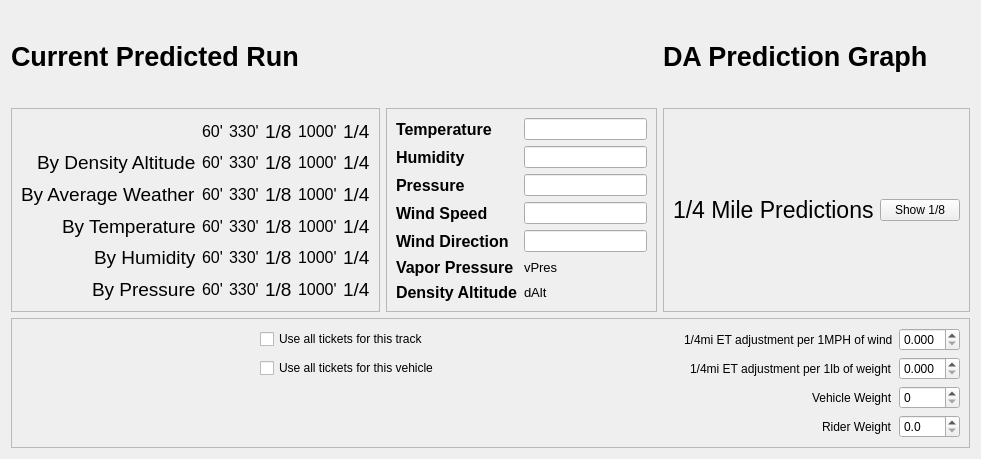
<?xml version="1.0" encoding="UTF-8"?>
<ui version="4.0">
 <class>CalculatorTab</class>
 <widget class="QWidget" name="CalculatorTab">
  <property name="geometry">
   <rect>
    <x>0</x>
    <y>0</y>
    <width>981</width>
    <height>459</height>
   </rect>
  </property>
  <property name="windowTitle">
   <string>Form</string>
  </property>
  <layout class="QGridLayout" name="gridLayout">
   <item row="1" column="2">
    <widget class="QFrame" name="graphFrame">
     <property name="frameShape">
      <enum>QFrame::StyledPanel</enum>
     </property>
     <property name="frameShadow">
      <enum>QFrame::Raised</enum>
     </property>
     <layout class="QGridLayout" name="gridLayout_6">
      <item row="0" column="1">
       <widget class="QPushButton" name="lengthToggleButton">
        <property name="text">
         <string>Show 1/8</string>
        </property>
       </widget>
      </item>
      <item row="0" column="0" alignment="Qt::AlignHCenter">
       <widget class="QLabel" name="lengthLabel">
        <property name="font">
         <font>
          <pointsize>17</pointsize>
         </font>
        </property>
        <property name="text">
         <string>1/4 Mile Predictions</string>
        </property>
       </widget>
      </item>
     </layout>
    </widget>
   </item>
   <item row="1" column="0">
    <widget class="QFrame" name="currentPFrame">
     <property name="frameShape">
      <enum>QFrame::StyledPanel</enum>
     </property>
     <property name="frameShadow">
      <enum>QFrame::Raised</enum>
     </property>
     <layout class="QGridLayout" name="gridLayout_3">
      <item row="2" column="0" alignment="Qt::AlignRight">
       <widget class="QLabel" name="averageLabel">
        <property name="font">
         <font>
          <pointsize>14</pointsize>
         </font>
        </property>
        <property name="text">
         <string>By Average Weather</string>
        </property>
       </widget>
      </item>
      <item row="1" column="2" alignment="Qt::AlignHCenter">
       <widget class="QLabel" name="threeThirtyD">
        <property name="font">
         <font>
          <pointsize>12</pointsize>
         </font>
        </property>
        <property name="text">
         <string>330'</string>
        </property>
       </widget>
      </item>
      <item row="0" column="3" alignment="Qt::AlignHCenter">
       <widget class="QLabel" name="eighthLabel">
        <property name="font">
         <font>
          <pointsize>14</pointsize>
         </font>
        </property>
        <property name="text">
         <string>1/8</string>
        </property>
       </widget>
      </item>
      <item row="3" column="3" alignment="Qt::AlignHCenter">
       <widget class="QLabel" name="eighthT">
        <property name="font">
         <font>
          <pointsize>14</pointsize>
         </font>
        </property>
        <property name="text">
         <string>1/8</string>
        </property>
       </widget>
      </item>
      <item row="2" column="3" alignment="Qt::AlignHCenter">
       <widget class="QLabel" name="eighthA">
        <property name="font">
         <font>
          <pointsize>14</pointsize>
         </font>
        </property>
        <property name="text">
         <string>1/8</string>
        </property>
       </widget>
      </item>
      <item row="3" column="4" alignment="Qt::AlignHCenter">
       <widget class="QLabel" name="thousandT">
        <property name="font">
         <font>
          <pointsize>12</pointsize>
         </font>
        </property>
        <property name="text">
         <string>1000'</string>
        </property>
       </widget>
      </item>
      <item row="4" column="1" alignment="Qt::AlignHCenter">
       <widget class="QLabel" name="sixtyH">
        <property name="font">
         <font>
          <pointsize>12</pointsize>
         </font>
        </property>
        <property name="text">
         <string>60'</string>
        </property>
       </widget>
      </item>
      <item row="1" column="5" alignment="Qt::AlignHCenter">
       <widget class="QLabel" name="quarterD">
        <property name="font">
         <font>
          <pointsize>14</pointsize>
         </font>
        </property>
        <property name="text">
         <string>1/4</string>
        </property>
       </widget>
      </item>
      <item row="4" column="3" alignment="Qt::AlignHCenter">
       <widget class="QLabel" name="eighthH">
        <property name="font">
         <font>
          <pointsize>14</pointsize>
         </font>
        </property>
        <property name="text">
         <string>1/8</string>
        </property>
       </widget>
      </item>
      <item row="0" column="4" alignment="Qt::AlignHCenter">
       <widget class="QLabel" name="thousandLabel">
        <property name="font">
         <font>
          <pointsize>12</pointsize>
         </font>
        </property>
        <property name="text">
         <string>1000'</string>
        </property>
       </widget>
      </item>
      <item row="2" column="5" alignment="Qt::AlignHCenter">
       <widget class="QLabel" name="quarterA">
        <property name="font">
         <font>
          <pointsize>14</pointsize>
         </font>
        </property>
        <property name="text">
         <string>1/4</string>
        </property>
       </widget>
      </item>
      <item row="0" column="5" alignment="Qt::AlignHCenter">
       <widget class="QLabel" name="quarterLabel">
        <property name="font">
         <font>
          <pointsize>14</pointsize>
         </font>
        </property>
        <property name="text">
         <string>1/4</string>
        </property>
       </widget>
      </item>
      <item row="5" column="0" alignment="Qt::AlignRight">
       <widget class="QLabel" name="pressureLabel">
        <property name="font">
         <font>
          <pointsize>14</pointsize>
         </font>
        </property>
        <property name="text">
         <string>By Pressure</string>
        </property>
       </widget>
      </item>
      <item row="0" column="2" alignment="Qt::AlignHCenter">
       <widget class="QLabel" name="threeThirtyLabel">
        <property name="font">
         <font>
          <pointsize>12</pointsize>
         </font>
        </property>
        <property name="text">
         <string>330'</string>
        </property>
       </widget>
      </item>
      <item row="4" column="2" alignment="Qt::AlignHCenter">
       <widget class="QLabel" name="threeThirtyH">
        <property name="font">
         <font>
          <pointsize>12</pointsize>
         </font>
        </property>
        <property name="text">
         <string>330'</string>
        </property>
       </widget>
      </item>
      <item row="5" column="2" alignment="Qt::AlignHCenter">
       <widget class="QLabel" name="threeThirtyP">
        <property name="font">
         <font>
          <pointsize>12</pointsize>
         </font>
        </property>
        <property name="text">
         <string>330'</string>
        </property>
       </widget>
      </item>
      <item row="5" column="3" alignment="Qt::AlignHCenter">
       <widget class="QLabel" name="eighthP">
        <property name="font">
         <font>
          <pointsize>14</pointsize>
         </font>
        </property>
        <property name="text">
         <string>1/8</string>
        </property>
       </widget>
      </item>
      <item row="1" column="1" alignment="Qt::AlignHCenter">
       <widget class="QLabel" name="sixtyD">
        <property name="font">
         <font>
          <pointsize>12</pointsize>
         </font>
        </property>
        <property name="text">
         <string>60'</string>
        </property>
       </widget>
      </item>
      <item row="5" column="4" alignment="Qt::AlignHCenter">
       <widget class="QLabel" name="thousandP">
        <property name="font">
         <font>
          <pointsize>12</pointsize>
         </font>
        </property>
        <property name="text">
         <string>1000'</string>
        </property>
       </widget>
      </item>
      <item row="2" column="1" alignment="Qt::AlignHCenter">
       <widget class="QLabel" name="sixtyA">
        <property name="font">
         <font>
          <pointsize>12</pointsize>
         </font>
        </property>
        <property name="text">
         <string>60'</string>
        </property>
       </widget>
      </item>
      <item row="1" column="4" alignment="Qt::AlignHCenter">
       <widget class="QLabel" name="thousandD">
        <property name="font">
         <font>
          <pointsize>12</pointsize>
         </font>
        </property>
        <property name="text">
         <string>1000'</string>
        </property>
       </widget>
      </item>
      <item row="2" column="4" alignment="Qt::AlignHCenter">
       <widget class="QLabel" name="thousandA">
        <property name="font">
         <font>
          <pointsize>12</pointsize>
         </font>
        </property>
        <property name="text">
         <string>1000'</string>
        </property>
       </widget>
      </item>
      <item row="3" column="1" alignment="Qt::AlignHCenter">
       <widget class="QLabel" name="sixtyT">
        <property name="font">
         <font>
          <pointsize>12</pointsize>
         </font>
        </property>
        <property name="text">
         <string>60'</string>
        </property>
       </widget>
      </item>
      <item row="3" column="2" alignment="Qt::AlignHCenter">
       <widget class="QLabel" name="threeThirtyT">
        <property name="font">
         <font>
          <pointsize>12</pointsize>
         </font>
        </property>
        <property name="text">
         <string>330'</string>
        </property>
       </widget>
      </item>
      <item row="4" column="0" alignment="Qt::AlignRight">
       <widget class="QLabel" name="humidityLabel">
        <property name="font">
         <font>
          <pointsize>14</pointsize>
         </font>
        </property>
        <property name="text">
         <string>By Humidity</string>
        </property>
       </widget>
      </item>
      <item row="0" column="1" alignment="Qt::AlignHCenter">
       <widget class="QLabel" name="sixtyLabel">
        <property name="font">
         <font>
          <pointsize>12</pointsize>
         </font>
        </property>
        <property name="text">
         <string>60'</string>
        </property>
       </widget>
      </item>
      <item row="1" column="0" alignment="Qt::AlignRight">
       <widget class="QLabel" name="densityALabel">
        <property name="font">
         <font>
          <pointsize>14</pointsize>
         </font>
        </property>
        <property name="text">
         <string>By Density Altitude</string>
        </property>
       </widget>
      </item>
      <item row="4" column="4" alignment="Qt::AlignHCenter">
       <widget class="QLabel" name="thousandH">
        <property name="font">
         <font>
          <pointsize>12</pointsize>
         </font>
        </property>
        <property name="text">
         <string>1000'</string>
        </property>
       </widget>
      </item>
      <item row="3" column="5" alignment="Qt::AlignHCenter">
       <widget class="QLabel" name="quarterT">
        <property name="font">
         <font>
          <pointsize>14</pointsize>
         </font>
        </property>
        <property name="text">
         <string>1/4</string>
        </property>
       </widget>
      </item>
      <item row="2" column="2" alignment="Qt::AlignHCenter">
       <widget class="QLabel" name="threeThirtyA">
        <property name="font">
         <font>
          <pointsize>12</pointsize>
         </font>
        </property>
        <property name="text">
         <string>330'</string>
        </property>
       </widget>
      </item>
      <item row="1" column="3" alignment="Qt::AlignHCenter">
       <widget class="QLabel" name="eighthD">
        <property name="font">
         <font>
          <pointsize>14</pointsize>
         </font>
        </property>
        <property name="text">
         <string>1/8</string>
        </property>
       </widget>
      </item>
      <item row="3" column="0" alignment="Qt::AlignRight">
       <widget class="QLabel" name="temperatureLabel">
        <property name="font">
         <font>
          <pointsize>14</pointsize>
         </font>
        </property>
        <property name="text">
         <string>By Temperature</string>
        </property>
       </widget>
      </item>
      <item row="5" column="1" alignment="Qt::AlignHCenter">
       <widget class="QLabel" name="sixtyP">
        <property name="font">
         <font>
          <pointsize>12</pointsize>
         </font>
        </property>
        <property name="text">
         <string>60'</string>
        </property>
       </widget>
      </item>
      <item row="4" column="5" alignment="Qt::AlignHCenter">
       <widget class="QLabel" name="quarterH">
        <property name="font">
         <font>
          <pointsize>14</pointsize>
         </font>
        </property>
        <property name="text">
         <string>1/4</string>
        </property>
       </widget>
      </item>
      <item row="5" column="5" alignment="Qt::AlignHCenter">
       <widget class="QLabel" name="quarterP">
        <property name="font">
         <font>
          <pointsize>14</pointsize>
         </font>
        </property>
        <property name="text">
         <string>1/4</string>
        </property>
       </widget>
      </item>
     </layout>
    </widget>
   </item>
   <item row="3" column="0" colspan="3">
    <widget class="QFrame" name="settingsFrame">
     <property name="frameShape">
      <enum>QFrame::StyledPanel</enum>
     </property>
     <property name="frameShadow">
      <enum>QFrame::Raised</enum>
     </property>
     <layout class="QGridLayout" name="gridLayout_4">
      <item row="4" column="3">
       <spacer name="horizontalSpacer">
        <property name="orientation">
         <enum>Qt::Horizontal</enum>
        </property>
        <property name="sizeHint" stdset="0">
         <size>
          <width>40</width>
          <height>20</height>
         </size>
        </property>
       </spacer>
      </item>
      <item row="4" column="10">
       <widget class="QDoubleSpinBox" name="windAdjustmentSpinBox">
        <property name="decimals">
         <number>3</number>
        </property>
        <property name="maximum">
         <double>0.990000000000000</double>
        </property>
        <property name="singleStep">
         <double>0.001000000000000</double>
        </property>
       </widget>
      </item>
      <item row="4" column="1">
       <spacer name="horizontalSpacer_2">
        <property name="orientation">
         <enum>Qt::Horizontal</enum>
        </property>
        <property name="sizeHint" stdset="0">
         <size>
          <width>40</width>
          <height>20</height>
         </size>
        </property>
       </spacer>
      </item>
      <item row="5" column="2">
       <widget class="QCheckBox" name="vehicleTicketsCheckBox">
        <property name="text">
         <string>Use all tickets for this vehicle</string>
        </property>
       </widget>
      </item>
      <item row="7" column="9" alignment="Qt::AlignRight">
       <widget class="QLabel" name="vehicleWeightLabel">
        <property name="text">
         <string>Vehicle Weight</string>
        </property>
       </widget>
      </item>
      <item row="5" column="10">
       <widget class="QDoubleSpinBox" name="weightAdjustmentSpinBox">
        <property name="decimals">
         <number>3</number>
        </property>
        <property name="maximum">
         <double>0.999000000000000</double>
        </property>
        <property name="singleStep">
         <double>0.001000000000000</double>
        </property>
       </widget>
      </item>
      <item row="8" column="10">
       <widget class="QDoubleSpinBox" name="riderWeightSpinBox">
        <property name="decimals">
         <number>1</number>
        </property>
        <property name="maximum">
         <double>999.000000000000000</double>
        </property>
        <property name="singleStep">
         <double>0.100000000000000</double>
        </property>
       </widget>
      </item>
      <item row="4" column="2">
       <widget class="QCheckBox" name="trackTicketsCheckBox">
        <property name="text">
         <string>Use all tickets for this track</string>
        </property>
       </widget>
      </item>
      <item row="8" column="9" alignment="Qt::AlignRight">
       <widget class="QLabel" name="riderWeightLabel">
        <property name="text">
         <string>Rider Weight</string>
        </property>
       </widget>
      </item>
      <item row="4" column="9" alignment="Qt::AlignRight">
       <widget class="QLabel" name="windAdjustmentLabel">
        <property name="text">
         <string>1/4mi ET adjustment per 1MPH of wind</string>
        </property>
       </widget>
      </item>
      <item row="7" column="10">
       <widget class="QSpinBox" name="vehicleWeightSpinBox">
        <property name="maximum">
         <number>10000</number>
        </property>
       </widget>
      </item>
      <item row="5" column="9" alignment="Qt::AlignRight">
       <widget class="QLabel" name="weightAdjustmentLabel">
        <property name="text">
         <string>1/4mi ET adjustment per 1lb of weight</string>
        </property>
       </widget>
      </item>
     </layout>
    </widget>
   </item>
   <item row="0" column="0">
    <widget class="QLabel" name="currentPLabel">
     <property name="font">
      <font>
       <pointsize>20</pointsize>
       <weight>75</weight>
       <bold>true</bold>
      </font>
     </property>
     <property name="text">
      <string>Current Predicted Run</string>
     </property>
    </widget>
   </item>
   <item row="1" column="1">
    <widget class="QFrame" name="frame">
     <property name="frameShape">
      <enum>QFrame::StyledPanel</enum>
     </property>
     <property name="frameShadow">
      <enum>QFrame::Raised</enum>
     </property>
     <layout class="QGridLayout" name="gridLayout_5">
      <item row="2" column="0">
       <widget class="QLabel" name="currentHumidityLabel">
        <property name="font">
         <font>
          <pointsize>12</pointsize>
          <weight>75</weight>
          <bold>true</bold>
         </font>
        </property>
        <property name="text">
         <string>Humidity</string>
        </property>
       </widget>
      </item>
      <item row="6" column="0">
       <widget class="QLabel" name="currentVaporPressureLabel">
        <property name="font">
         <font>
          <pointsize>12</pointsize>
          <weight>75</weight>
          <bold>true</bold>
         </font>
        </property>
        <property name="text">
         <string>Vapor Pressure</string>
        </property>
       </widget>
      </item>
      <item row="0" column="0">
       <widget class="QLabel" name="currentTemperatureLabel">
        <property name="font">
         <font>
          <pointsize>12</pointsize>
          <weight>75</weight>
          <bold>true</bold>
         </font>
        </property>
        <property name="text">
         <string>Temperature</string>
        </property>
       </widget>
      </item>
      <item row="4" column="0">
       <widget class="QLabel" name="currentWindSpeedLabel">
        <property name="font">
         <font>
          <pointsize>12</pointsize>
          <weight>75</weight>
          <bold>true</bold>
         </font>
        </property>
        <property name="text">
         <string>Wind Speed</string>
        </property>
       </widget>
      </item>
      <item row="0" column="1">
       <widget class="QLineEdit" name="temperatureEdit"/>
      </item>
      <item row="3" column="1">
       <widget class="QLineEdit" name="pressureEdit"/>
      </item>
      <item row="3" column="0">
       <widget class="QLabel" name="currentPressureLabel">
        <property name="font">
         <font>
          <pointsize>12</pointsize>
          <weight>75</weight>
          <bold>true</bold>
         </font>
        </property>
        <property name="text">
         <string>Pressure</string>
        </property>
       </widget>
      </item>
      <item row="7" column="1">
       <widget class="QLabel" name="densityAltitude">
        <property name="font">
         <font>
          <pointsize>10</pointsize>
         </font>
        </property>
        <property name="text">
         <string>dAlt</string>
        </property>
       </widget>
      </item>
      <item row="4" column="1">
       <widget class="QLineEdit" name="windSpeedEdit"/>
      </item>
      <item row="2" column="1">
       <widget class="QLineEdit" name="humidityEdit"/>
      </item>
      <item row="6" column="1">
       <widget class="QLabel" name="vaporPressure">
        <property name="font">
         <font>
          <pointsize>10</pointsize>
         </font>
        </property>
        <property name="text">
         <string>vPres</string>
        </property>
       </widget>
      </item>
      <item row="7" column="0">
       <widget class="QLabel" name="label">
        <property name="font">
         <font>
          <pointsize>12</pointsize>
          <weight>75</weight>
          <bold>true</bold>
         </font>
        </property>
        <property name="text">
         <string>Density Altitude</string>
        </property>
       </widget>
      </item>
      <item row="5" column="0">
       <widget class="QLabel" name="currentWindDirectionLabel">
        <property name="font">
         <font>
          <pointsize>12</pointsize>
          <weight>75</weight>
          <bold>true</bold>
         </font>
        </property>
        <property name="text">
         <string>Wind Direction</string>
        </property>
       </widget>
      </item>
      <item row="5" column="1">
       <widget class="QLineEdit" name="windDirectionEdit"/>
      </item>
     </layout>
    </widget>
   </item>
   <item row="0" column="2">
    <widget class="QLabel" name="graphLabel">
     <property name="font">
      <font>
       <pointsize>20</pointsize>
       <weight>75</weight>
       <bold>true</bold>
      </font>
     </property>
     <property name="text">
      <string>DA Prediction Graph</string>
     </property>
    </widget>
   </item>
  </layout>
 </widget>
 <resources/>
 <connections/>
</ui>
